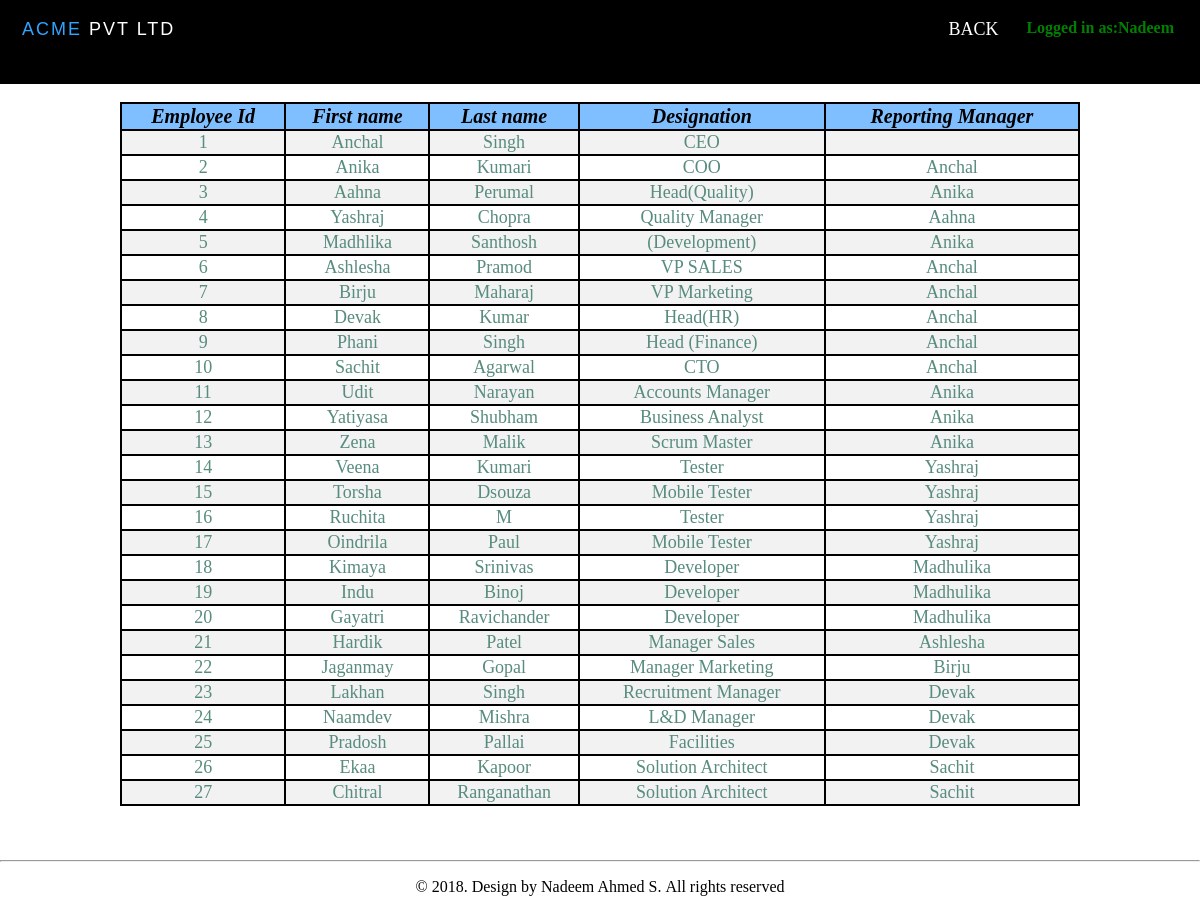
/table.php (signed in), run on the app's committed database.
### tables this page shows
CREATE TABLE IF NOT EXISTS `users` (
  `user_id` int(11) NOT NULL AUTO_INCREMENT,
  `username` varchar(50) NOT NULL,
  `password` varchar(50) NOT NULL,
  `name` varchar(50) NOT NULL,
  PRIMARY KEY (`user_id`)
);

CREATE TABLE IF NOT EXISTS `emp` (
  `id` int(11) NOT NULL AUTO_INCREMENT,
  `f_name` varchar(200) NOT NULL,
  `l_name` varchar(200) NOT NULL,
  `designation` varchar(200) NOT NULL,
  `manager` varchar(200) NOT NULL,
  `parent` int(11) DEFAULT NULL,
  `combined` varchar(50) DEFAULT NULL,
  PRIMARY KEY (`id`)
);

### include/session.php (called while the page is built, shortened)
<?php
$session_id=$_SESSION['user_id'];
?>

### table.php (the view, shortened to what this page needs)
<?php
include('/include/dbcon.php');
include('/include/session.php');
$result=mysqli_query($con, "select * from users where user_id='$session_id'")or die('Error In Session');
$row=mysqli_fetch_array($result);
?>
<!DOCTYPE html>
<html>
<head>
</head>
<body>
<?php include 'include/header2.php';?>
<br>
<div class="wrapper">
<center>
 <table>
 <tr>
  <th><i>Employee Id</i></th>
  <th><i>First name</i></th>
  <th><i>Last name</i></th>
  <th><i>Designation</i></th>
  <th><i>Reporting Manager</i></th>
 </tr>
 <?php
$conn = mysqli_connect("localhost", "root", "", "hr");
  $sql = "SELECT id,f_name,l_name,designation,manager FROM emp";
  $result = $conn->query($sql);
  if ($result->num_rows > 0) {
   while($row = $result->fetch_assoc()) {
    echo "<tr><td>".$row["id"]."</td><td>".$row["f_name"]."</td><td>".$row["l_name"]."</td><td>".$row["designation"]."</td><td>".$row["manager"]."</td></tr>";
}
echo "</table>";
} else { echo "0 results"; }
?>
</center>
</div>
<div class="push"></div>
  <div class="footer">
<?php include 'include/footer.php';?>
</div>
</body >
</html>

### include/header2.php (shortened to what this page needs)
<html>
<head>
</head>
<body>
	<div class="header">
		<a href="#default" class="navbar-brand"><span>ACME</span>&nbsp;Pvt Ltd</a>
		<div class="header-right">
			<a href="./dashboard.php">BACK</a>
			<div class="dropdown">
				<button class="dropbtn"><strong>Logged in as:<?php echo $row['name'];?></strong></button>
			</div>
		</div>
	</div>
</body>
</html>

### table.php (style rules this page uses)
table { border: 2px solid black; border-collapse: collapse; width:80%; color: #588c7e; font-family: times; font-size: 18px; text-align: center; }
th { border: 2px solid black; text-align: center; background-color: #80bfff; color: black; font-size: 20px; font-strength:bold; }
td { border: 2px solid black; }
tr:nth-child(even) { background-color: #f2f2f2;border: 2px solid black; }
html, body { height: 100%; margin: 0; }
.wrapper { min-height: 100%; margin-bottom: -100px; }
.footer, .push { height: 50px; }

### include/header2.php (style rules this page uses)
.navbar-brand { font-size: 18 px; text-transform: uppercase; font-weight: 500; letter-spacing: 2px; float:left; height:50px; font-family:sans-serif; line-height:10px }
.navbar-brand span { color: #30a5ff; }
.header { overflow: hidden; background-color: black; padding: 5px 10px; width=100%; }
.header a { float: left; color: white; text-align: center; padding: 12px; text-decoration: none; font-size: 18px; line-height: 25px; border-radius: 4px; }
.header-right { float: right; }
.dropdown { float: right; overflow: hidden; }
.dropdown .dropbtn { font-size: 16px; border: none; outline: none; color: green; padding: 14px 16px; background-color: inherit; font-family: inherit; margin: 0; }

### include/footer.php (style rules this page uses)
.footer { position:fixed; left: 0; bottom:0; width: 100%; background-color: transparent; color: black; text-align: center; }

### data on the page
users: name "Nadeem"
emp: id "1", f_name "Anchal", l_name "Singh", designation "CEO"
emp: id "2", f_name "Anika", l_name "Kumari", designation "COO", manager "Anchal"
emp: id "3", f_name "Aahna", l_name "Perumal", designation "Head(Quality)", manager "Anika"
emp: id "4", f_name "Yashraj", l_name "Chopra", designation "Quality Manager", manager "Aahna"
emp: id "5", f_name "Madhlika", l_name "Santhosh", designation "(Development)", manager "Anika"
emp: id "6", f_name "Ashlesha", l_name "Pramod", designation "VP SALES", manager "Anchal"
emp: id "7", f_name "Birju", l_name "Maharaj", designation "VP Marketing", manager "Anchal"
emp: id "8", f_name "Devak", l_name "Kumar", designation "Head(HR)", manager "Anchal"
emp: id "9", f_name "Phani", l_name "Singh", designation "Head (Finance)", manager "Anchal"
emp: id "10", f_name "Sachit", l_name "Agarwal", designation "CTO", manager "Anchal"
emp: id "11", f_name "Udit", l_name "Narayan", designation "Accounts Manager", manager "Anika"
emp: id "12", f_name "Yatiyasa", l_name "Shubham", designation "Business Analyst", manager "Anika"
emp: id "13", f_name "Zena", l_name "Malik", designation "Scrum Master", manager "Anika"
emp: id "14", f_name "Veena", l_name "Kumari", designation "Tester", manager "Yashraj"
emp: id "15", f_name "Torsha", l_name "Dsouza", designation "Mobile Tester", manager "Yashraj"
emp: id "16", f_name "Ruchita", l_name "M", designation "Tester", manager "Yashraj"
emp: id "17", f_name "Oindrila", l_name "Paul", designation "Mobile Tester", manager "Yashraj"
emp: id "18", f_name "Kimaya", l_name "Srinivas", designation "Developer", manager "Madhulika"
emp: id "19", f_name "Indu", l_name "Binoj", designation "Developer", manager "Madhulika"
emp: id "20", f_name "Gayatri", l_name "Ravichander", designation "Developer", manager "Madhulika"
emp: id "21", f_name "Hardik", l_name "Patel", designation "Manager Sales", manager "Ashlesha"
emp: id "22", f_name "Jaganmay", l_name "Gopal", designation "Manager Marketing", manager "Birju"
emp: id "23", f_name "Lakhan", l_name "Singh", designation "Recruitment Manager", manager "Devak"
emp: id "24", f_name "Naamdev", l_name "Mishra", designation "L&D Manager", manager "Devak"
emp: id "25", f_name "Pradosh", l_name "Pallai", designation "Facilities", manager "Devak"
emp: id "26", f_name "Ekaa", l_name "Kapoor", designation "Solution Architect", manager "Sachit"
emp: id "27", f_name "Chitral", l_name "Ranganathan", designation "Solution Architect", manager "Sachit"
